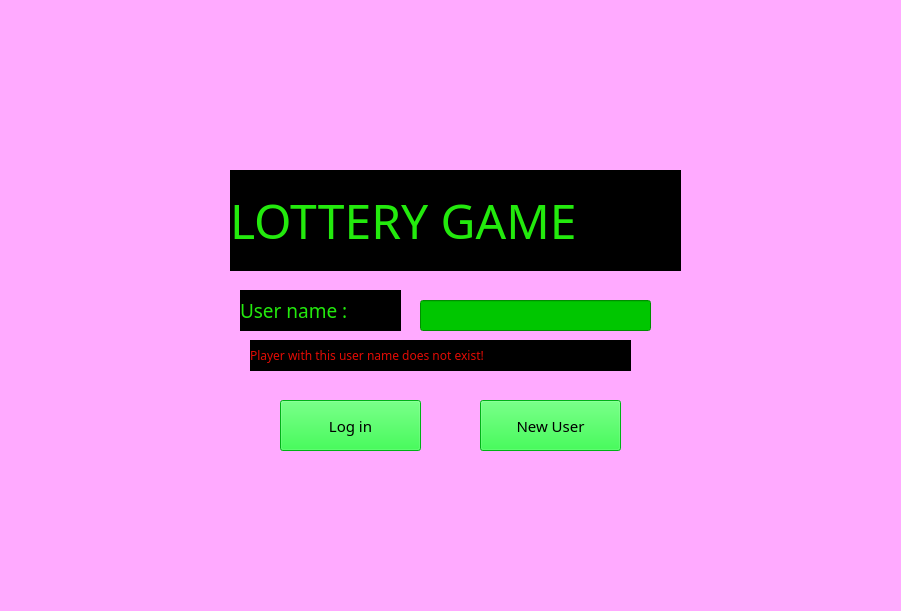
   <widget class="QWidget" name="wwelcome" native="true">
    <property name="geometry">
     <rect>
      <x>0</x>
      <y>0</y>
      <width>901</width>
      <height>611</height>
     </rect>
    </property>
    <widget class="QLabel" name="lbmainbg_3">
     <property name="geometry">
      <rect>
       <x>0</x>
       <y>0</y>
       <width>901</width>
       <height>621</height>
      </rect>
     </property>
     <property name="styleSheet">
      <string notr="true">background-color: rgb(255, 255, 255);
background-color: rgb(255, 170, 255);</string>
     </property>
     <property name="text">
      <string/>
     </property>
     <property name="pixmap">
      <pixmap>layout2.png</pixmap>
     </property>
     <property name="scaledContents">
      <bool>true</bool>
     </property>
    </widget>
    <widget class="QLabel" name="lbtitle">
     <property name="geometry">
      <rect>
       <x>230</x>
       <y>170</y>
       <width>451</width>
       <height>101</height>
      </rect>
     </property>
     <property name="font">
      <font>
       <family>OCR A Extended</family>
       <pointsize>36</pointsize>
       <weight>50</weight>
       <bold>false</bold>
      </font>
     </property>
     <property name="styleSheet">
      <string notr="true">background-color: rgb(0, 0, 0);
color: rgb(35, 234, 13);</string>
     </property>
     <property name="text">
      <string>LOTTERY GAME</string>
     </property>
    </widget>
    <widget class="QLabel" name="lbplayername">
     <property name="geometry">
      <rect>
       <x>240</x>
       <y>290</y>
       <width>161</width>
       <height>41</height>
      </rect>
     </property>
     <property name="font">
      <font>
       <family>OCR A Extended</family>
       <pointsize>14</pointsize>
       <weight>50</weight>
       <bold>false</bold>
      </font>
     </property>
     <property name="styleSheet">
      <string notr="true">background-color: rgb(0, 0, 0);
color: rgb(35, 234, 13);</string>
     </property>
     <property name="text">
      <string>User name :</string>
     </property>
    </widget>
    <widget class="QLineEdit" name="lenameinput">
     <property name="geometry">
      <rect>
       <x>420</x>
       <y>300</y>
       <width>231</width>
       <height>31</height>
      </rect>
     </property>
     <property name="font">
      <font>
       <family>OCR A Extended</family>
       <pointsize>14</pointsize>
      </font>
     </property>
     <property name="styleSheet">
      <string notr="true">background-color: rgb(0, 198, 0);</string>
     </property>
     <property name="text">
      <string/>
     </property>
    </widget>
    <widget class="QPushButton" name="pblogin">
     <property name="geometry">
      <rect>
       <x>280</x>
       <y>400</y>
       <width>141</width>
       <height>51</height>
      </rect>
     </property>
     <property name="font">
      <font>
       <family>OCR A Extended</family>
       <pointsize>11</pointsize>
      </font>
     </property>
     <property name="styleSheet">
      <string notr="true">QPushButton
{
   
	background-color: rgb(0, 248, 32);
}

QPushButton:hover
{
   
	background-color: rgb(166, 248, 34);
	
}
QPushButton:pressed
{
   
	background-color: rgb(0, 211, 0);
	
}</string>
     </property>
     <property name="text">
      <string>Log in</string>
     </property>
    </widget>
    <widget class="QPushButton" name="pbnewuser">
     <property name="geometry">
      <rect>
       <x>480</x>
       <y>400</y>
       <width>141</width>
       <height>51</height>
      </rect>
     </property>
     <property name="font">
      <font>
       <family>OCR A Extended</family>
       <pointsize>11</pointsize>
      </font>
     </property>
     <property name="styleSheet">
      <string notr="true">QPushButton
{
   
	background-color: rgb(0, 248, 32);
}

QPushButton:hover
{
   
	background-color: rgb(166, 248, 34);
	
}
QPushButton:pressed
{
   
	background-color: rgb(0, 211, 0);
	
}</string>
     </property>
     <property name="text">
      <string>New User</string>
     </property>
    </widget>
    <widget class="QLabel" name="lblerror">
     <property name="geometry">
      <rect>
       <x>250</x>
       <y>340</y>
       <width>381</width>
       <height>31</height>
      </rect>
     </property>
     <property name="font">
      <font>
       <family>OCR A Extended</family>
       <pointsize>9</pointsize>
       <weight>50</weight>
       <bold>false</bold>
      </font>
     </property>
     <property name="styleSheet">
      <string notr="true">background-color: rgb(0, 0, 0);
color: rgb(226, 11, 4);</string>
     </property>
     <property name="text">
      <string>Player with this user name does not exist!</string>
     </property>
    </widget>
   </widget>
